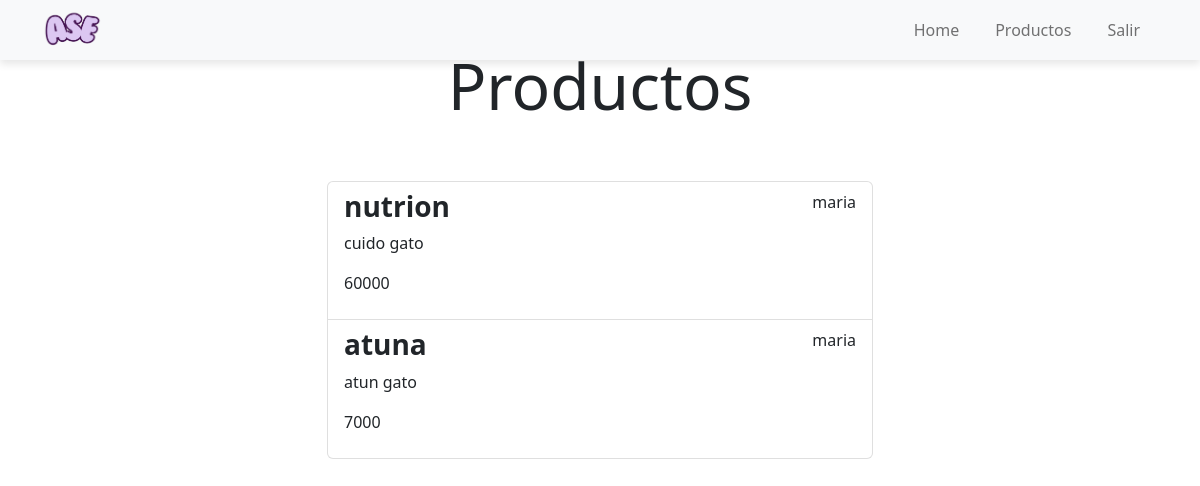
/productos (signed in), run on an earlier commit of the app's database.
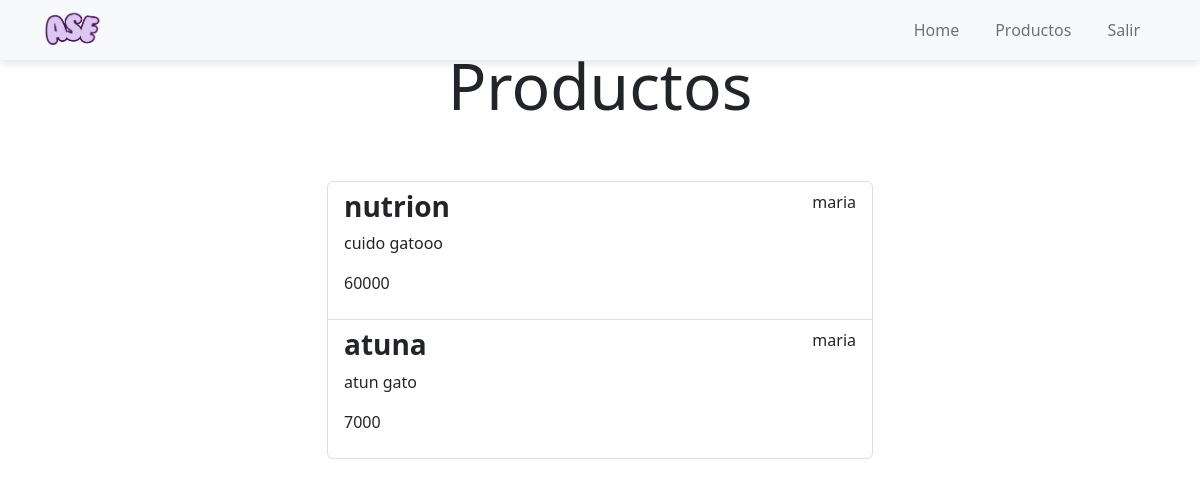
And on a later commit of the database.
### tasks/models.py (models this page shows, shortened)
class Productos(models.Model):
    nombre = models.CharField(max_length=100)
    description = models.TextField(blank=True)
    precio = models.BigIntegerField()
    fechaVencimiento = models.DateField(auto_now=True)
    created = models.DateTimeField(auto_now_add=True)
    important = models.BooleanField(default=False)
    user = models.ForeignKey(User, on_delete=models.CASCADE)

### tasks/views.py (the view)
# urls.py: path('productos', views.productos, name='productos'),
@login_required
def productos(request):
    productos = Productos.objects.filter(user=request.user)
    return render(request, 'productos.html', {'productos': productos})

### tasks/templates/productos.html
{% extends 'base.html' %}
{% block content %}
<main class="container">
    <div class="row">
        <div class="col-md-6 offset-md-3">
            <h1 class="text-center display-3 py-5">Productos</h1>
            <ul class="list-group">
                {% for Producto in productos %}
                <a class="list-group-item" href="{% url 'producto_detail' Producto.id %}">
                    <header class="d-flex justify-content-between">
                    <h3 class="fw-bold">{{ Producto.nombre }}</h3>
                    <p>{{ Producto.user.username }}</p>
                </header>
                    <p>{{ Producto.description }}</p>
                    <p>{{ Producto.precio }}</p>
                </a>
                {% endfor %}
            </ul>
        </div>
    </div>
</main>
{% endblock %}

### tasks/templates/base.html (shortened to what this page needs)
{% load static %}
<!DOCTYPE html>
<html lang="en">
<head>
    <link rel="stylesheet" href="https://cdn.jsdelivr.net/npm/bootstrap@5.2.3/dist/css/bootstrap.min.css">
    <link rel="stylesheet" href="{% static 'css/estilosBase.css' %}">
</head>
<body>
    <nav class="navbar navbar-expand-lg bg-light">
        <div class="container">
            <div class="logo">
                <a href="/"><img src="{% static 'img/logoASE.png' %}" alt="Logo ASE"></a>
            </div>
          <div class="collapse navbar-collapse" id="navbarNav">
            <ul class="navbar-nav ms-auto">
                <li class="nav-item">
                    <a href="/" class="nav-link">Home</a>
                </li>
                <li class="nav-item">
                    <a href="/productos" class="nav-link">Productos</a>
                </li>
                {% if user.is_authenticated %}
                <li class="nav-item">
                    <a href="/logout" class="nav-link">Salir</a>
                </li>
                {% endif  %}
            </ul>
          </div>
        </div>
      </nav>
    {% block content %}
    {% endblock %}
</body>
</html>

### static/css/estilosBase.css (style rules this page uses)
.navbar { display: flex; align-items: center; justify-content: space-between; background-color: #fbfefb; padding: 5px 15px; box-shadow: 0 4px 8px rgba(0, 0, 0, 0.1); position: fixed; width: 100%; top: 0; left: 0; z-index: 1000; height: 60px; }
nav .container { display: flex; justify-content: space-between; align-items: center; width: 100%; }
nav ul li a { padding: 5px 10px; font-size: 14px; }
.logo img { max-width: 60px; }
nav ul { list-style: none; margin: 0; padding: 0; display: flex; align-items: center; }
nav ul li { position: relative; }
nav ul li a { margin: 0 10px; padding: 10px 20px; display: flex; align-items: center; text-decoration: none; }

What changed in the data, as far as the page shows it:
changed Productos "nutrion": description "cuido gato" → "cuido gatooo"
